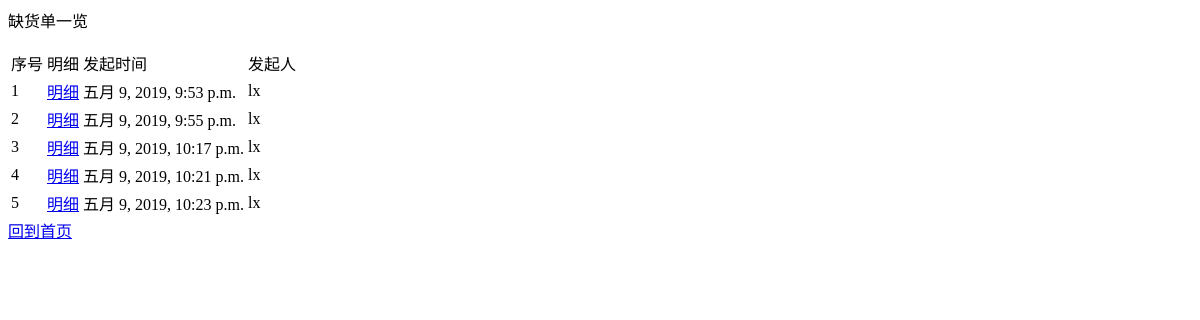
Before: /lack/query/ with the older database file.
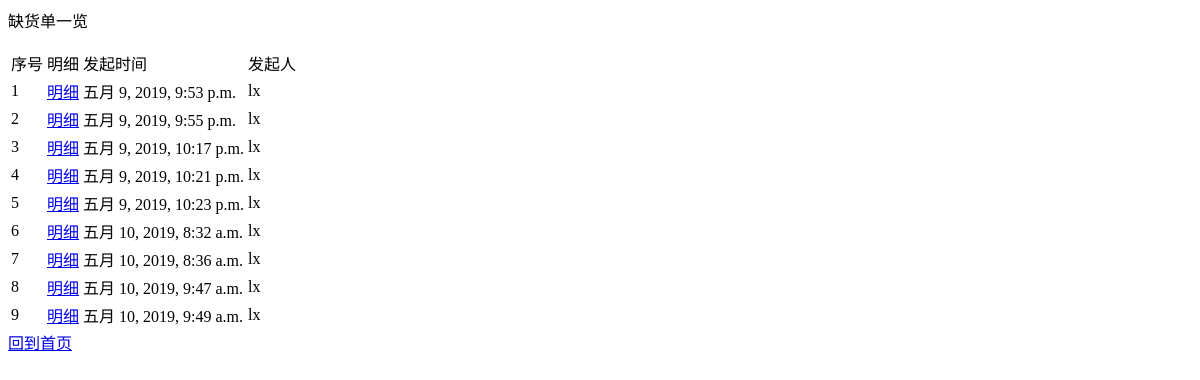
After: the same page with the newer database file.
### lack/models.py (models this page shows)
class Lack(models.Model):
    id = models.IntegerField('id', primary_key=True)
    create_time = models.DateTimeField('create_time', default=timezone.now)
    create_user = models.ForeignKey(User, on_delete=models.CASCADE)

### user/models.py (models this page shows, shortened)
class User(models.Model):
    id = models.IntegerField('id', primary_key=True)
    user_name = models.CharField('user_name', unique=True, blank=False, max_length=20)
    create_time = models.DateTimeField('create_time', default=timezone.now)
    is_admin = models.BooleanField('is_admin', default=False)
    password = models.CharField('password', blank=False, max_length=20)
    worker_type = models.IntegerField('worker_type', default=0)

### lack/views.py (the view)
# urls.py: path('query/', views.query, name='query'),
def query(request):
    lack_list = Lack.objects.all()
    context = {
        'lack_list': lack_list,
    }
    return render(request, 'lack/query.html', context)

### lack/templates/lack/query.html
<body>
    <p> 缺货单一览 </p>
    <table>
        <tr>
            <td> 序号 </td>
            <td> 明细 </td>
            <td> 发起时间 </td>
            <td> 发起人 </td>
        </tr>
        {% for lack in lack_list %}
            <tr>
                <td> {{forloop.counter}} </td>
                <td><a href="{% url 'lack:query_detail' lack.id %}">明细</a></td>
                <td> {{lack.create_time}} </td>
                <td> {{lack.create_user.user_name}} </td>
            </tr>
        {% endfor %}
    </table>
    <a href="{% url 'user:index' %}">回到首页</a>
</body>

Changed rows visible on the page:
added Lack: create_time "五月 10, 2019, 8:32 a.m.", create_user.user_name "lx"
added Lack: create_time "五月 10, 2019, 8:36 a.m.", create_user.user_name "lx"
added Lack: create_time "五月 10, 2019, 9:47 a.m.", create_user.user_name "lx"
added Lack: create_time "五月 10, 2019, 9:49 a.m.", create_user.user_name "lx"
